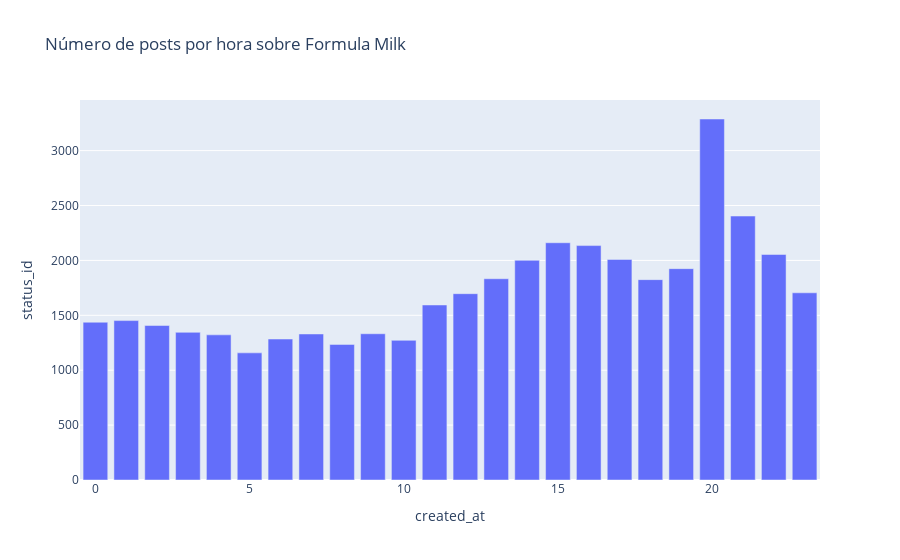

Write notebook code for a chart like this one.
### Code cell
figura = plotly.bar(dt, y='status_id', title="Número de posts por hora sobre Formula Milk")
figura.show()

### Figure 1 — Plotly figure (JSON) as saved in the notebook; plotly's stock layout.template omitted (floating-point values rounded to 4 significant figures)
{"data": [{"alignmentgroup": "True", "hovertemplate": "created_at=%{x}<br>status_id=%{y}<extra></extra>", "legendgroup": "", "marker": {"color": "#636efa", "pattern": {"shape": ""}}, "name": "", "offsetgroup": "", "orientation": "v", "showlegend": false, "textposition": "auto", "type": "bar", "x": [0, 1, 2, 3, 4, 5, 6, 7, 8, 9, 10, 11, 12, 13, 14, 15, 16, 17, 18, 19, 20, 21, 22, 23], "xaxis": "x", "y": [1437, 1452, 1407, 1345, 1322, 1158, 1284, 1330, 1235, 1332, 1272, 1594, 1697, 1833, 2001, 2161, 2135, 2009, 1825, 1925, 3288, 2404, 2054, 1705], "yaxis": "y"}], "layout": {"autosize": true, "barmode": "relative", "legend": {"tracegroupgap": 0}, "title": {"text": "Número de posts por hora sobre Formula Milk"}, "xaxis": {"anchor": "y", "autorange": true, "domain": [0, 1], "range": [-0.5, 23.5], "title": {"text": "created_at"}, "type": "linear"}, "yaxis": {"anchor": "x", "autorange": true, "domain": [0, 1], "range": [0, 3461.0], "title": {"text": "status_id"}, "type": "linear"}}}
